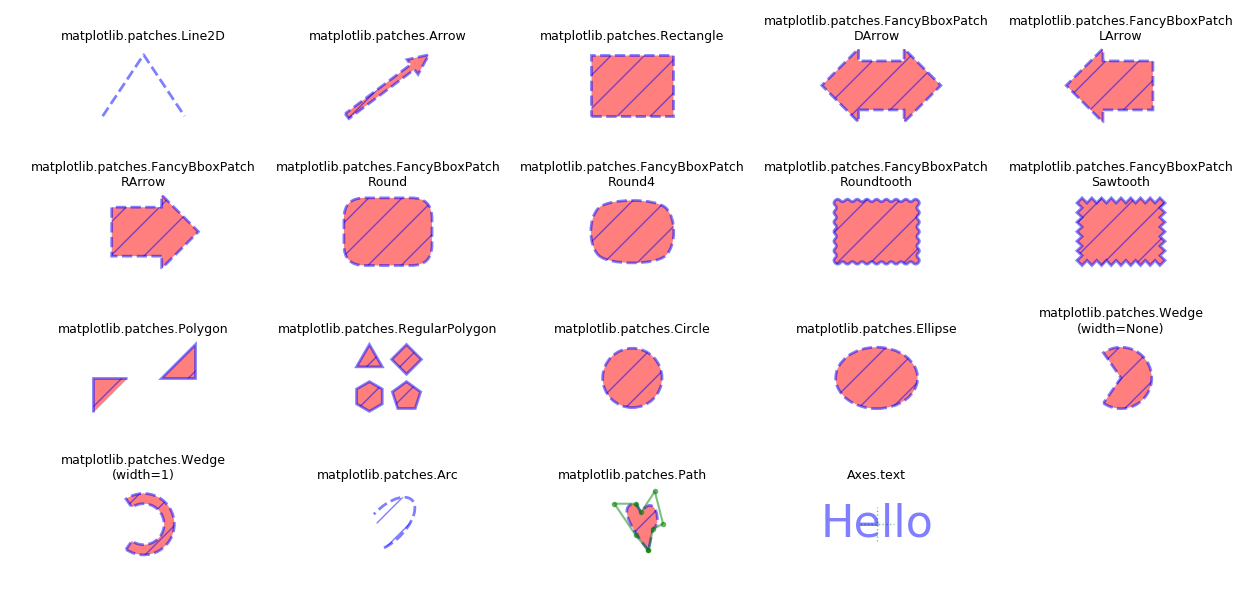

Reproduce this figure in Python.
#!/usr/bin/env python3
# -*- coding: utf-8 -*-

# Copyright (c) 2016 Jérémie DECOCK (http://www.jdhp.org)

"""
Draw geometric shapes

See:

- https://matplotlib.org/examples/shapes_and_collections/artist_reference.html
- https://matplotlib.org/api/patches_api.html
- http://matthiaseisen.com/matplotlib/shapes/
- https://matplotlib.org/users/artists.html

TODO:

- Fancy Arrows: http://matthiaseisen.com/matplotlib/shapes/arrow/
- Text with Fancy Box: https://matplotlib.org/api/patches_api.html#matplotlib.patches.BoxStyle
- Path Patch: https://matplotlib.org/api/path_api.html#module-matplotlib.path
- Transform:

    - https://matplotlib.org/users/transforms_tutorial.html
    - https://stackoverflow.com/questions/4285103/matplotlib-rotating-a-patch
"""

import numpy as np
import matplotlib.pyplot as plt
import math

import matplotlib.patches as mpatches
import matplotlib.lines as mlines
import matplotlib.path as mpath
import itertools

TITLE_FONT_SIZE = 9

fig, axis_array = plt.subplots(nrows=4,
                               ncols=5,
                               squeeze=False,   # <- Always make a 2D array, whatever nrows and ncols
                               figsize=(12.5, 6))

axs = axis_array.flat

for ax in axs:
    ax.axis('equal')      # same scale on X and Y
    ax.set_xlim(-5, 5)
    ax.set_ylim(-5, 5)
    ax.set_axis_off()

fill_color = "red"
line_color = "blue"
line_width = 2.
line_style = 'dashed'     # 'solid' (default), 'dashed', 'dashdot', 'dotted'
join_style = "miter"      # 'miter', 'round', 'bevel'
fill = True               # True or False
fill_pattern = "/"        # "/", "\\", '-', '+', 'x', 'o', 'O', '.', '*'
alpha = 0.5

it = itertools.count()

# DRAW A LINE #################################################################

ax = axs[next(it)]

p1_x = -4
p1_y = -3

p2_x = 0
p2_y = 3

p3_x = 4
p3_y = -3

line = mlines.Line2D((p1_x, p2_x, p3_x),
                     (p1_y, p2_y, p3_y),
                     # COMMON OPTIONS:
                     alpha=alpha,
                     lw=line_width,
                     linestyle=line_style,
                     color=line_color)
ax.add_line(line)
ax.set_title("matplotlib.patches.Line2D", fontsize=TITLE_FONT_SIZE)

# DRAW AN ARROW ###############################################################

ax = axs[next(it)]

pt_start_x = -4.
pt_start_y = -3.

length_x = 8.
length_y = 6.

width = 3.

patch = mpatches.Arrow(x=pt_start_x,
                       y=pt_start_y,
                       dx=length_x,
                       dy=length_y,
                       width=width,
                       # COMMON OPTIONS:
                       alpha=alpha,
                       fill=fill,
                       facecolor=fill_color,
                       hatch=fill_pattern,
                       ec=line_color,
                       lw=line_width,
                       joinstyle=join_style,
                       linestyle=line_style)

ax.add_patch(patch)
ax.set_title("matplotlib.patches.Arrow", fontsize=TITLE_FONT_SIZE)

# DRAW A RECTANGLE ############################################################

ax = axs[next(it)]

lower_left_point = (-4., -3.)
width = 8
height = 6
angle = 0.

patch = mpatches.Rectangle(lower_left_point,
                           width=width,
                           height=height,
                           angle=angle, 
                           # COMMON OPTIONS:
                           alpha=alpha,
                           fill=fill,
                           facecolor=fill_color,
                           hatch=fill_pattern,
                           ec=line_color,
                           lw=line_width,
                           joinstyle=join_style,
                           linestyle=line_style)

ax.add_patch(patch)
ax.set_title("matplotlib.patches.Rectangle", fontsize=TITLE_FONT_SIZE)

# DRAW A FANCY BBOX PATCH #####################################################

ax = axs[next(it)]

lower_left_point = (-4., -3.)
width = 8
height = 6
box_style = 'darrow'       # 'circle', 'darrow', 'larrow', 'rarrow', 'round', 'round4', 'roundtooth', 'sawtooth', 'square'
bbox_transmuter = None
mutation_scale = 1.0       # a value with which attributes of boxstyle (e.g., pad) will be scaled. default=1.
mutation_aspect = None     # The height of the rectangle will be squeezed by this value before the mutation and the mutated box will be stretched by the inverse of it. default=None.

patch = mpatches.FancyBboxPatch(xy=lower_left_point,
                                width=width,
                                height=height,
                                boxstyle=box_style,
                                bbox_transmuter=bbox_transmuter,
                                mutation_scale=mutation_scale,
                                mutation_aspect=mutation_aspect,
                                # COMMON OPTIONS:
                                alpha=alpha,
                                fill=fill,
                                facecolor=fill_color,
                                hatch=fill_pattern,
                                ec=line_color,
                                lw=line_width,
                                joinstyle=join_style,
                                linestyle=line_style)

ax.add_patch(patch)
ax.set_title("matplotlib.patches.FancyBboxPatch\nDArrow", fontsize=TITLE_FONT_SIZE)

# DRAW A FANCY BBOX PATCH #####################################################

ax = axs[next(it)]

lower_left_point = (-4., -3.)
width = 8
height = 6
box_style = 'larrow'       # 'circle', 'darrow', 'larrow', 'rarrow', 'round', 'round4', 'roundtooth', 'sawtooth', 'square'
bbox_transmuter = None
mutation_scale = 1.0       # a value with which attributes of boxstyle (e.g., pad) will be scaled. default=1.
mutation_aspect = None     # The height of the rectangle will be squeezed by this value before the mutation and the mutated box will be stretched by the inverse of it. default=None.

patch = mpatches.FancyBboxPatch(xy=lower_left_point,
                                width=width,
                                height=height,
                                boxstyle=box_style,
                                bbox_transmuter=bbox_transmuter,
                                mutation_scale=mutation_scale,
                                mutation_aspect=mutation_aspect,
                                # COMMON OPTIONS:
                                alpha=alpha,
                                fill=fill,
                                facecolor=fill_color,
                                hatch=fill_pattern,
                                ec=line_color,
                                lw=line_width,
                                joinstyle=join_style,
                                linestyle=line_style)

ax.add_patch(patch)
ax.set_title("matplotlib.patches.FancyBboxPatch\nLArrow", fontsize=TITLE_FONT_SIZE)

# DRAW A FANCY BBOX PATCH #####################################################

ax = axs[next(it)]

lower_left_point = (-4., -3.)
width = 8
height = 6
box_style = 'rarrow'       # 'circle', 'darrow', 'larrow', 'rarrow', 'round', 'round4', 'roundtooth', 'sawtooth', 'square'
bbox_transmuter = None
mutation_scale = 1.0       # a value with which attributes of boxstyle (e.g., pad) will be scaled. default=1.
mutation_aspect = None     # The height of the rectangle will be squeezed by this value before the mutation and the mutated box will be stretched by the inverse of it. default=None.

patch = mpatches.FancyBboxPatch(xy=lower_left_point,
                                width=width,
                                height=height,
                                boxstyle=box_style,
                                bbox_transmuter=bbox_transmuter,
                                mutation_scale=mutation_scale,
                                mutation_aspect=mutation_aspect,
                                # COMMON OPTIONS:
                                alpha=alpha,
                                fill=fill,
                                facecolor=fill_color,
                                hatch=fill_pattern,
                                ec=line_color,
                                lw=line_width,
                                joinstyle=join_style,
                                linestyle=line_style)

ax.add_patch(patch)
ax.set_title("matplotlib.patches.FancyBboxPatch\nRArrow", fontsize=TITLE_FONT_SIZE)

# DRAW A FANCY BBOX PATCH #####################################################

ax = axs[next(it)]

lower_left_point = (-4., -3.)
width = 8
height = 6
box_style = mpatches.BoxStyle.Round(pad=0.3, rounding_size=2.)
bbox_transmuter = None
mutation_scale = 1.0       # a value with which attributes of boxstyle (e.g., pad) will be scaled. default=1.
mutation_aspect = None     # The height of the rectangle will be squeezed by this value before the mutation and the mutated box will be stretched by the inverse of it. default=None.

patch = mpatches.FancyBboxPatch(xy=lower_left_point,
                                width=width,
                                height=height,
                                boxstyle=box_style,
                                bbox_transmuter=bbox_transmuter,
                                mutation_scale=mutation_scale,
                                mutation_aspect=mutation_aspect,
                                # COMMON OPTIONS:
                                alpha=alpha,
                                fill=fill,
                                facecolor=fill_color,
                                hatch=fill_pattern,
                                ec=line_color,
                                lw=line_width,
                                joinstyle=join_style,
                                linestyle=line_style)

ax.add_patch(patch)
ax.set_title("matplotlib.patches.FancyBboxPatch\nRound", fontsize=TITLE_FONT_SIZE)

# DRAW A FANCY BBOX PATCH #####################################################

ax = axs[next(it)]

lower_left_point = (-4., -3.)
width = 8
height = 6
box_style = mpatches.BoxStyle.Round4(pad=0.3, rounding_size=1.)
bbox_transmuter = None
mutation_scale = 1.0       # a value with which attributes of boxstyle (e.g., pad) will be scaled. default=1.
mutation_aspect = None     # The height of the rectangle will be squeezed by this value before the mutation and the mutated box will be stretched by the inverse of it. default=None.

patch = mpatches.FancyBboxPatch(xy=lower_left_point,
                                width=width,
                                height=height,
                                boxstyle=box_style,
                                bbox_transmuter=bbox_transmuter,
                                mutation_scale=mutation_scale,
                                mutation_aspect=mutation_aspect,
                                # COMMON OPTIONS:
                                alpha=alpha,
                                fill=fill,
                                facecolor=fill_color,
                                hatch=fill_pattern,
                                ec=line_color,
                                lw=line_width,
                                joinstyle=join_style,
                                linestyle=line_style)

ax.add_patch(patch)
ax.set_title("matplotlib.patches.FancyBboxPatch\nRound4", fontsize=TITLE_FONT_SIZE)

# DRAW A FANCY BBOX PATCH #####################################################

ax = axs[next(it)]

lower_left_point = (-4., -3.)
width = 8
height = 6
box_style = mpatches.BoxStyle.Roundtooth(pad=0.3, tooth_size=0.5)
bbox_transmuter = None
mutation_scale = 1.0       # a value with which attributes of boxstyle (e.g., pad) will be scaled. default=1.
mutation_aspect = None     # The height of the rectangle will be squeezed by this value before the mutation and the mutated box will be stretched by the inverse of it. default=None.

patch = mpatches.FancyBboxPatch(xy=lower_left_point,
                                width=width,
                                height=height,
                                boxstyle=box_style,
                                bbox_transmuter=bbox_transmuter,
                                mutation_scale=mutation_scale,
                                mutation_aspect=mutation_aspect,
                                # COMMON OPTIONS:
                                alpha=alpha,
                                fill=fill,
                                facecolor=fill_color,
                                hatch=fill_pattern,
                                ec=line_color,
                                lw=line_width,
                                joinstyle=join_style,
                                linestyle='solid')

ax.add_patch(patch)
ax.set_title("matplotlib.patches.FancyBboxPatch\nRoundtooth", fontsize=TITLE_FONT_SIZE)

# DRAW A FANCY BBOX PATCH #####################################################

ax = axs[next(it)]

lower_left_point = (-4., -3.)
width = 8
height = 6
box_style = mpatches.BoxStyle.Sawtooth(pad=0.3, tooth_size=0.5)
bbox_transmuter = None
mutation_scale = 1.0       # a value with which attributes of boxstyle (e.g., pad) will be scaled. default=1.
mutation_aspect = None     # The height of the rectangle will be squeezed by this value before the mutation and the mutated box will be stretched by the inverse of it. default=None.

patch = mpatches.FancyBboxPatch(xy=lower_left_point,
                                width=width,
                                height=height,
                                boxstyle=box_style,
                                bbox_transmuter=bbox_transmuter,
                                mutation_scale=mutation_scale,
                                mutation_aspect=mutation_aspect,
                                # COMMON OPTIONS:
                                alpha=alpha,
                                fill=fill,
                                facecolor=fill_color,
                                hatch=fill_pattern,
                                ec=line_color,
                                lw=line_width,
                                joinstyle=join_style,
                                linestyle='solid')

ax.add_patch(patch)
ax.set_title("matplotlib.patches.FancyBboxPatch\nSawtooth", fontsize=TITLE_FONT_SIZE)

# DRAW A POLYGON ##############################################################

ax = axs[next(it)]

points = np.array([[-1., 0.],    # a numpy array with shape Nx2
                   [-3., 0.],
                   [-3., -2.]])
closed = False

patch = mpatches.Polygon(xy=points,
                         closed=closed,
                         # COMMON OPTIONS:
                         alpha=alpha,
                         fill=fill,
                         facecolor=fill_color,
                         hatch=fill_pattern,
                         ec=line_color,
                         lw=line_width,
                         joinstyle=join_style,
                         linestyle='solid')

ax.add_patch(patch)

###

points = np.array([[1., 0.],    # a numpy array with shape Nx2
                   [3., 0.],
                   [3., 2.]])
closed = True

patch = mpatches.Polygon(xy=points,
                         closed=closed,
                         # COMMON OPTIONS:
                         alpha=alpha,
                         fill=fill,
                         facecolor=fill_color,
                         hatch=fill_pattern,
                         ec=line_color,
                         lw=line_width,
                         joinstyle=join_style,
                         linestyle='solid')

ax.add_patch(patch)

ax.set_title("matplotlib.patches.Polygon", fontsize=TITLE_FONT_SIZE)

# DRAW A REGULAR POLYGON ######################################################

ax = axs[next(it)]

center = (-2.5, 2.5)
num_vertices = 3
radius = 2.               # the distance from the center to each of the vertices
orientation_rad = 0.      # rotates the polygon (in radians)

patch = mpatches.RegularPolygon(xy=center,
                                numVertices=num_vertices,
                                radius=radius,
                                orientation=orientation_rad,
                                # COMMON OPTIONS:
                                alpha=alpha,
                                fill=fill,
                                facecolor=fill_color,
                                hatch=fill_pattern,
                                ec=line_color,
                                lw=line_width,
                                joinstyle=join_style,
                                linestyle='solid')

ax.add_patch(patch)

###

center = (2.5, 2.5)
num_vertices = 4
radius = 2.                       # the distance from the center to each of the vertices
orientation_rad = math.pi/2.      # rotates the polygon (in radians)

patch = mpatches.RegularPolygon(xy=center,
                                numVertices=num_vertices,
                                radius=radius,
                                orientation=orientation_rad,
                                # COMMON OPTIONS:
                                alpha=alpha,
                                fill=fill,
                                facecolor=fill_color,
                                hatch=fill_pattern,
                                ec=line_color,
                                lw=line_width,
                                joinstyle=join_style,
                                linestyle='solid')

ax.add_patch(patch)

###

center = (2.5, -2.5)
num_vertices = 5
radius = 2.               # the distance from the center to each of the vertices
orientation_rad = 0.      # rotates the polygon (in radians)

patch = mpatches.RegularPolygon(xy=center,
                                numVertices=num_vertices,
                                radius=radius,
                                orientation=orientation_rad,
                                # COMMON OPTIONS:
                                alpha=alpha,
                                fill=fill,
                                facecolor=fill_color,
                                hatch=fill_pattern,
                                ec=line_color,
                                lw=line_width,
                                joinstyle=join_style,
                                linestyle='solid')

ax.add_patch(patch)

###

center = (-2.5, -2.5)
num_vertices = 6
radius = 2.               # the distance from the center to each of the vertices
orientation_rad = 0.      # rotates the polygon (in radians)

patch = mpatches.RegularPolygon(xy=center,
                                numVertices=num_vertices,
                                radius=radius,
                                orientation=orientation_rad,
                                # COMMON OPTIONS:
                                alpha=alpha,
                                fill=fill,
                                facecolor=fill_color,
                                hatch=fill_pattern,
                                ec=line_color,
                                lw=line_width,
                                joinstyle=join_style,
                                linestyle='solid')

ax.add_patch(patch)

ax.set_title("matplotlib.patches.RegularPolygon", fontsize=TITLE_FONT_SIZE)

# DRAW A CIRCLE ###############################################################

ax = axs[next(it)]

center = (0., 0.)         # center of the circle
radius = 4.               # radius of the circle

patch = mpatches.Circle(xy=center,
                        radius=radius,
                        # COMMON OPTIONS:
                        alpha=alpha,
                        fill=fill,
                        facecolor=fill_color,
                        hatch=fill_pattern,
                        ec=line_color,
                        lw=line_width,
                        linestyle=line_style)

ax.add_patch(patch)
ax.set_title("matplotlib.patches.Circle", fontsize=TITLE_FONT_SIZE)

# DRAW AN ELLIPSE #############################################################

ax = axs[next(it)]

center = (0., 0.)         # center of the circle
width = 8
height = 6
angle = 0.

patch = mpatches.Ellipse(xy=center,
                         width=width,
                         height=height,
                         angle=angle,
                         # COMMON OPTIONS:
                         alpha=alpha,
                         fill=fill,
                         facecolor=fill_color,
                         hatch=fill_pattern,
                         ec=line_color,
                         lw=line_width,
                         linestyle=line_style)

ax.add_patch(patch)
ax.set_title("matplotlib.patches.Ellipse", fontsize=TITLE_FONT_SIZE)

# DRAW A WEDGE ################################################################

ax = axs[next(it)]

center = (0., 0.)         # center of the circle
radius = 3.
theta1 = -125.
theta2 = 125.
width = None

patch = mpatches.Wedge(center=center,
                       r=radius,
                       theta1=theta1,
                       theta2=theta2,
                       width=width,
                       # COMMON OPTIONS:
                       alpha=alpha,
                       fill=fill,
                       facecolor=fill_color,
                       hatch=fill_pattern,
                       ec=line_color,
                       lw=line_width,
                       joinstyle=join_style,
                       linestyle=line_style)

ax.add_patch(patch)
ax.set_title("matplotlib.patches.Wedge\n(width=None)", fontsize=TITLE_FONT_SIZE)

# DRAW A WEDGE ################################################################

ax = axs[next(it)]

center = (0., 0.)         # center of the circle
radius = 3.
theta1 = -125.
theta2 = 125.
width = 1.

patch = mpatches.Wedge(center=center,
                       r=radius,
                       theta1=theta1,
                       theta2=theta2,
                       width=width,
                       # COMMON OPTIONS:
                       alpha=alpha,
                       fill=fill,
                       facecolor=fill_color,
                       hatch=fill_pattern,
                       ec=line_color,
                       lw=line_width,
                       joinstyle=join_style,
                       linestyle=line_style)

ax.add_patch(patch)
ax.set_title("matplotlib.patches.Wedge\n(width=1)", fontsize=TITLE_FONT_SIZE)

# DRAW AN ARC #################################################################

ax = axs[next(it)]

center = (0., 0.)         # center of ellipse
width = 4.                # length of horizontal axis
height = 2.               # length of vertical axis
rotation = 45.            # rotation in degrees (anti-clockwise)
start_angle = -125.       # starting angle of the arc in degrees
end_angle = 95.           # ending angle of the arc in degrees

patch = mpatches.Arc(xy=center,
                     width=width,
                     height=height,
                     angle=rotation,
                     theta1=start_angle,
                     theta2=end_angle,
                     # COMMON OPTIONS:
                     alpha=alpha,
                     hatch=fill_pattern,
                     ec=line_color,
                     lw=line_width,
                     joinstyle=join_style,
                     linestyle=line_style)

ax.add_patch(patch)
ax.set_title("matplotlib.patches.Arc", fontsize=TITLE_FONT_SIZE)

# DRAW A PATH PATCH ###########################################################

# See: https://matplotlib.org/api/path_api.html#module-matplotlib.path

ax = axs[next(it)]

path = mpath.Path
path_data = [
                (path.MOVETO, (1.58, -2.57)),
                (path.CURVE4, (0.35, -1.1)),
                (path.CURVE4, (-1.75, 2.0)),
                (path.CURVE4, (0.375, 2.0)),
                (path.LINETO, (0.85, 1.15)),
                (path.CURVE4, (2.2, 3.2)),
                (path.CURVE4, (3, 0.05)),
                (path.CURVE4, (2.0, -0.5)),
                (path.CLOSEPOLY, (1.58, -2.57)),
            ]

codes, verts = zip(*path_data)

path = mpath.Path(verts, codes)
patch = mpatches.PathPatch(path,
                           # COMMON OPTIONS:
                           alpha=alpha,
                           fill=fill,
                           facecolor=fill_color,
                           hatch=fill_pattern,
                           ec=line_color,
                           lw=line_width,
                           joinstyle=join_style,
                           linestyle=line_style)

ax.add_patch(patch)

# plot control points and connecting lines

x, y = zip(*path.vertices)
line, = ax.plot(x, y, 'go-', alpha=0.5, markersize=3)

ax.set_title("matplotlib.patches.Path", fontsize=TITLE_FONT_SIZE)


# DISPLAY TEXT ################################################################

ax = axs[next(it)]

line = mlines.Line2D((-1, 1), (0, 0), alpha=0.5, lw=1, linestyle="dotted", color="green")
ax.add_line(line)

line = mlines.Line2D((0, 0), (-1, 1), alpha=0.5, lw=1, linestyle="dotted", color="green")
ax.add_line(line)

text = "Hello"
fontsize = 32.
with_dash = False

ax.text(x=0.,
        y=0.,
        s=text,
        fontsize=fontsize,
        alpha=alpha,
        color="blue",
        horizontalalignment='center',
        verticalalignment='center',
        withdash=with_dash)

ax.set_title("Axes.text", fontsize=TITLE_FONT_SIZE)

# SAVE FILE ###################################################################

plt.tight_layout()
plt.savefig("draw_geometric_shapes.png")

# DISPLAY FIGURES #############################################################

plt.show()
